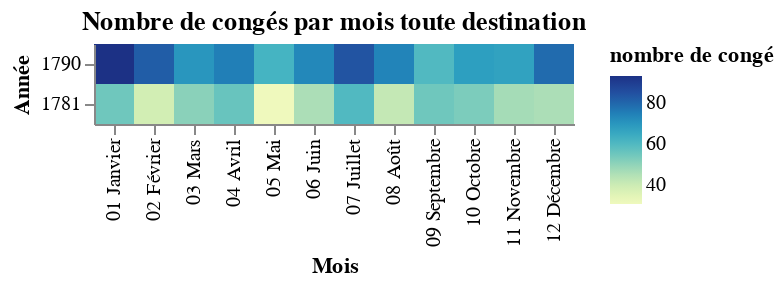

The cell this chart's notebook holds for it:
### Code cell
from IPython.display import display
import pandas as pd

def VegaLite(spec):
    bundle = {}
    bundle['application/vnd.vegalite.v4+json'] = spec
    display(bundle, raw=True)


VegaLite({
  "title": "Nombre de congés par mois toute destination",
  "data": {"values": destination_month_destination},
  "transform": [
    {
      "aggregate": [{
       "op": "sum",
       "field": "nb_conge",
       "as": "nb_conge_all_dest"
      }],
      "groupby": ["year", "month"]
    }
  ],
  "mark": {"type":"rect", "tooltip": {"content": "data"}},
  "encoding": {
    "x": {
      "field": "month",
      "title": "Mois",
      "type": "ordinal",
      
      "sort": "asc"
    },
    "y": {
      "title": "Année",
      "field":"year",
      "type": "ordinal",
      "sort": { "field":"year", "order": "descending"}
    },
    "color": {
      "field": "nb_conge_all_dest",
      "title": "nombre de congé",
      "type": "quantitative"
    }
  },
  "config": {
    "view": {
      "stroke": "transparent"
    }
  }
})

### Figure 1 — Vega-Lite specification as saved in the notebook (floating-point values rounded to 4 significant figures; data arrays with more than 128 entries replaced by an {"elided": "..."} marker saying what was removed)
{"config": {"view": {"stroke": "transparent"}}, "data": {"values": {"elided": "379 records"}}, "encoding": {"color": {"field": "nb_conge_all_dest", "title": "nombre de congé", "type": "quantitative"}, "x": {"field": "month", "sort": "asc", "title": "Mois", "type": "ordinal"}, "y": {"field": "year", "sort": {"field": "year", "order": "descending"}, "title": "Année", "type": "ordinal"}}, "mark": {"tooltip": {"content": "data"}, "type": "rect"}, "title": "Nombre de congés par mois toute destination", "transform": [{"aggregate": [{"as": "nb_conge_all_dest", "field": "nb_conge", "op": "sum"}], "groupby": ["year", "month"]}]}
